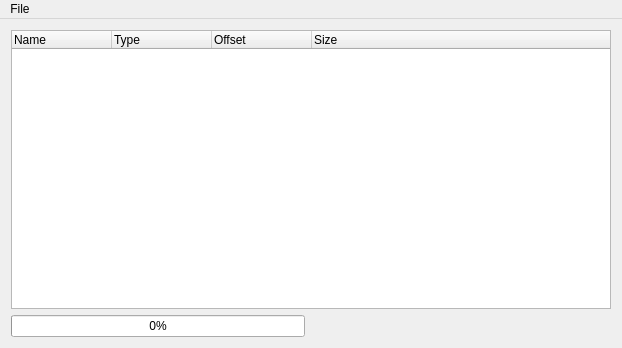
<?xml version="1.0" encoding="UTF-8"?>
<ui version="4.0">
 <class>MainWindow</class>
 <widget class="QMainWindow" name="MainWindow">
  <property name="geometry">
   <rect>
    <x>0</x>
    <y>0</y>
    <width>622</width>
    <height>348</height>
   </rect>
  </property>
  <property name="windowTitle">
   <string>MainWindow</string>
  </property>
  <widget class="QWidget" name="centralWidget">
   <layout class="QVBoxLayout" name="verticalLayout_2">
    <item>
     <widget class="QTreeWidget" name="fileSystemTree">
      <property name="alternatingRowColors">
       <bool>true</bool>
      </property>
      <property name="selectionMode">
       <enum>QAbstractItemView::MultiSelection</enum>
      </property>
      <property name="animated">
       <bool>true</bool>
      </property>
      <column>
       <property name="text">
        <string>Name</string>
       </property>
      </column>
      <column>
       <property name="text">
        <string>Type</string>
       </property>
      </column>
      <column>
       <property name="text">
        <string>Offset</string>
       </property>
      </column>
      <column>
       <property name="text">
        <string>Size</string>
       </property>
      </column>
     </widget>
    </item>
    <item>
     <layout class="QHBoxLayout" name="horizontalLayout">
      <item>
       <widget class="QProgressBar" name="progressBar">
        <property name="value">
         <number>0</number>
        </property>
       </widget>
      </item>
      <item>
       <spacer name="horizontalSpacer">
        <property name="orientation">
         <enum>Qt::Horizontal</enum>
        </property>
        <property name="sizeHint" stdset="0">
         <size>
          <width>40</width>
          <height>20</height>
         </size>
        </property>
       </spacer>
      </item>
      <item>
       <widget class="QLabel" name="label">
        <property name="text">
         <string/>
        </property>
       </widget>
      </item>
     </layout>
    </item>
   </layout>
  </widget>
  <widget class="QMenuBar" name="menuBar">
   <property name="geometry">
    <rect>
     <x>0</x>
     <y>0</y>
     <width>622</width>
     <height>22</height>
    </rect>
   </property>
   <widget class="QMenu" name="menuFile">
    <property name="title">
     <string>File</string>
    </property>
    <addaction name="actionOpen_SVOD_Root_Director"/>
   </widget>
   <addaction name="menuFile"/>
  </widget>
  <action name="actionOpen_SVOD_Root_Director">
   <property name="text">
    <string>Open SVOD Root Director</string>
   </property>
  </action>
 </widget>
 <layoutdefault spacing="6" margin="11"/>
 <resources/>
 <connections/>
</ui>
